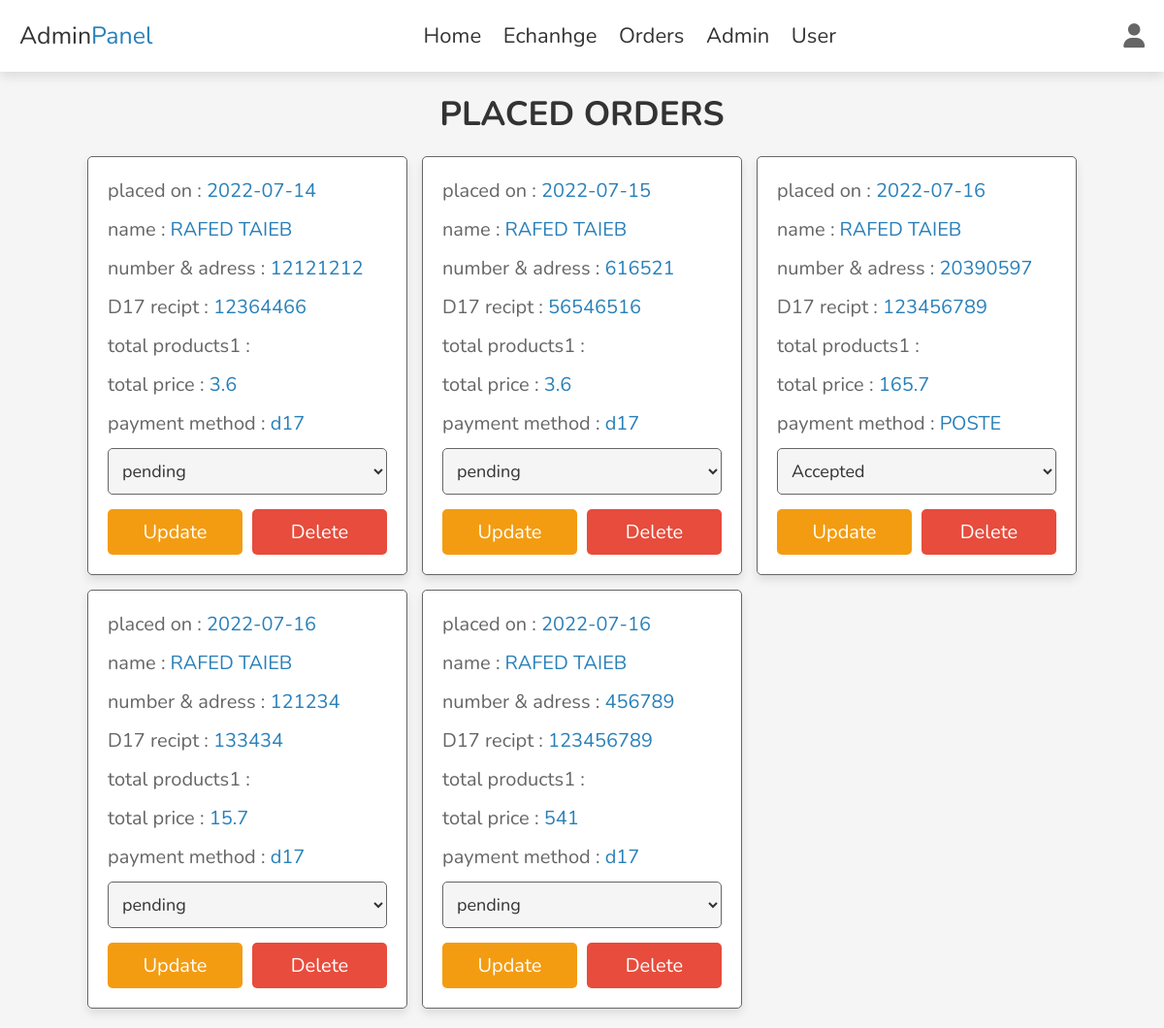
The page /sell1/admin1_orders.php (signed in) on the database its author committed.
### tables this page shows
CREATE TABLE `orders` (
  `id` int(100) NOT NULL,
  `user_id` int(100) NOT NULL,
  `name` varchar(100) NOT NULL,
  `number` varchar(24) NOT NULL,
  `method` varchar(50) NOT NULL,
  `address` varchar(500) NOT NULL,
  `total_products` varchar(1000) NOT NULL,
  `da` int(11) NOT NULL,
  `total_price` float NOT NULL,
  `placed_on` date NOT NULL DEFAULT current_timestamp(),
  `payment_status` varchar(20) NOT NULL DEFAULT 'pending'
);

### sell1/admin1_orders.php (the view, shortened to what this page needs)
<?php
include 'config.php';
?>
<!DOCTYPE html>
<html lang="en">
<head>
   <link rel="stylesheet" href="https://cdnjs.cloudflare.com/ajax/libs/font-awesome/6.1.1/css/all.min.css">
   <link rel="stylesheet" href="css/admin_style.css">
</head>
<body>
<?php include 'admin_header.php' ?>
<section class="orders">
<h1 class="heading">placed orders</h1>
<div class="box-container">
   <?php
      $select_orders = $conn->prepare("SELECT * FROM `orders`");
      $select_orders->execute();
      if($select_orders->rowCount() > 0){
         while($fetch_orders = $select_orders->fetch(PDO::FETCH_ASSOC)){
   ?>
   <div class="box">
      <p> placed on : <span><?= $fetch_orders['placed_on']; ?></span> </p>
      <p> name : <span><?= $fetch_orders['name']; ?></span> </p>
      <p> number & adress : <span><?= $fetch_orders['number']; ?></span> </p>
      <p> D17 recipt : <span><?= $fetch_orders['address']; ?></span> </p>
      <p> total products1 : <span><?= $fetch_orders['total_products1']; ?></span> </p>
      <p> total price : <span><?= $fetch_orders['total_price']; ?></span> </p>
      <p> payment method : <span><?= $fetch_orders['method']; ?></span> </p>
      <form action="" method="post">
         <select name="payment_status" class="select">
            <option selected disabled><?= $fetch_orders['payment_status']; ?></option>
         </select>
        <div class="flex-btn">
         <input type="submit" value="update" class="option-btn" name="update_payment">
         <a href="admin_orders.php?delete=<?= $fetch_orders['id']; ?>" class="delete-btn" onclick="return confirm('delete this order?');">delete</a>
        </div>
      </form>
   </div>
   <?php
         }
      }else{
         echo '<p class="empty">no orders placed yet!</p>';
      }
   ?>
</div>
</section>
</body>
</html>

### buy/css/admin_style.css (style rules this page uses)
:root { --main-color:#2980b9; --red:#e74c3c; --orange:#f39c12; --black:#333; --white:#fff; --light-bg:#f5f5f5; --light-color:#666; --border:.1rem solid var(--light-color); --box-shadow:0 .5rem 1rem rgba(0,0,0,.1); }
* { font-family: 'Nunito', sans-serif; margin:0; padding:0; box-sizing: border-box; outline: none; border:none; text-decoration: none; transition: .2s linear; }
html { font-size: 62.5%; overflow-x: hidden; scroll-behavior: smooth; scroll-padding-top: 7rem; }
body { background: var(--light-bg); }
section { padding:2rem; margin:0 auto; max-width: 1200px; }
.heading { text-align: center; margin-bottom: 2rem; font-size: 3.5rem; color:var(--black); text-transform: uppercase; }
.delete-btn, .option-btn, .btn { display: block; width: 100%; margin-top: 1rem; border-radius: .5rem; padding:1rem 3rem; font-size: 2rem; color:var(--white); cursor: pointer; text-transform: capitalize; text-align: center; }
.delete-btn { background-color: var(--red); }
.option-btn { background-color: var(--orange); }
.flex-btn { display: flex; gap:1rem; }
.orders .box-container { display: grid; grid-template-columns: repeat(auto-fit, 33rem); gap:1.5rem; align-items: flex-start; justify-content: center; }
.orders .box-container .box { padding:2rem; padding-top: 1rem; border-radius: .5rem; border:var(--border); background-color: var(--white); box-shadow: var(--box-shadow); }
.orders .box-container .box p { line-height: 1.5; font-size: 2rem; color:var(--light-color); margin:1rem 0; }
.orders .box-container .box p span { color:var(--main-color); }
.orders .box-container .select { margin-bottom: .5rem; width: 100%; background-color: var(--light-bg); padding:1rem; font-size: 1.8rem; color:var(--black); border-radius: .5rem; border:var(--border); }

### rows shown on the page
orders: placed_on "2022-07-14", name "RAFED TAIEB", number "12121212", address "12364466", total_price "3.6", method "d17", payment_status "pending"
orders: placed_on "2022-07-15", name "RAFED TAIEB", number "616521", address "56546516", total_price "3.6", method "d17", payment_status "pending"
orders: placed_on "2022-07-16", name "RAFED TAIEB", number "20390597", address "123456789", total_price "165.7", method "POSTE", payment_status "Accepted"
orders: placed_on "2022-07-16", name "RAFED TAIEB", number "121234", address "133434", total_price "15.7", method "d17", payment_status "pending"
orders: placed_on "2022-07-16", name "RAFED TAIEB", number "456789", address "123456789", total_price "541", method "d17", payment_status "pending"
